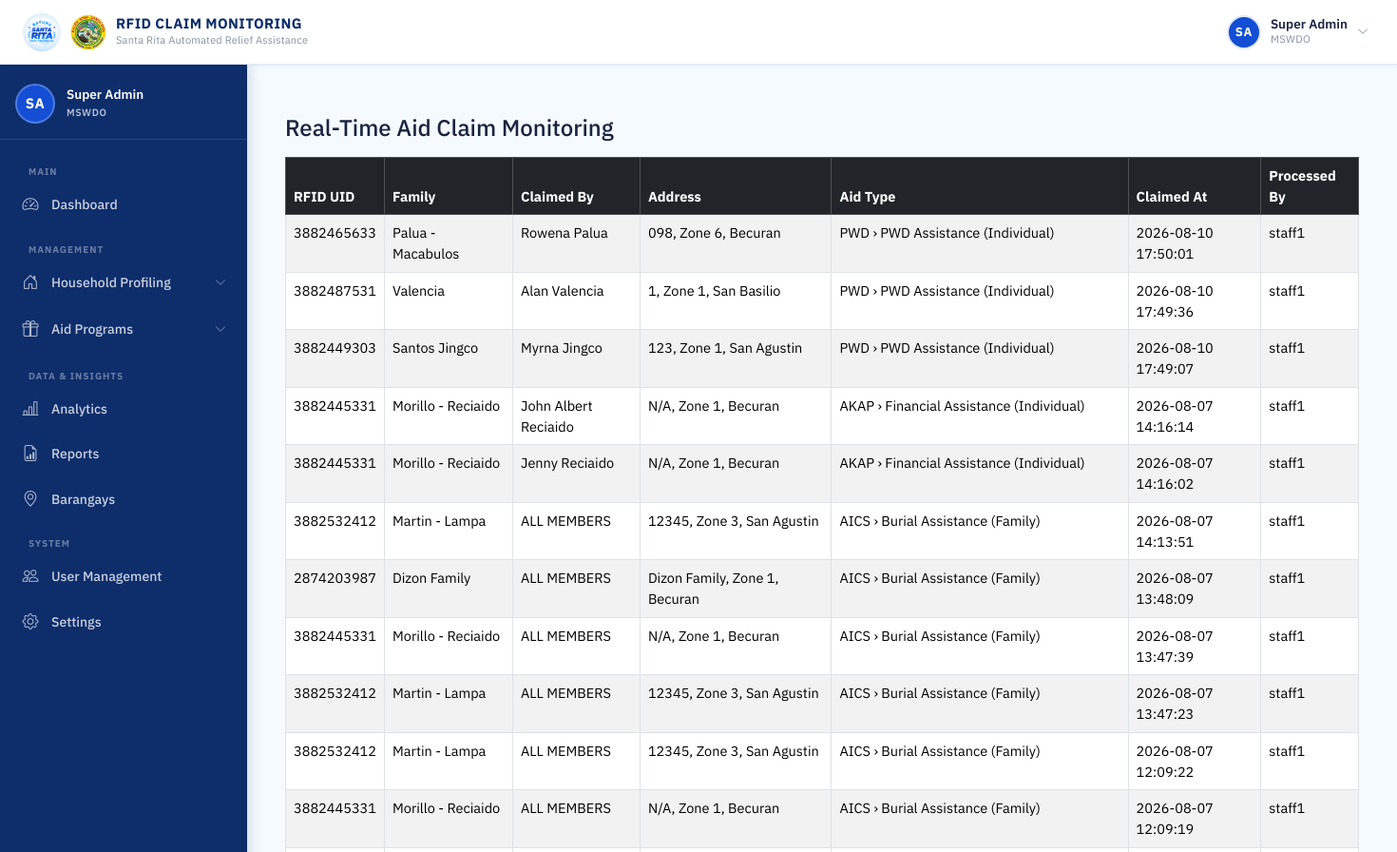
The app's page /mswdo/rfid/monitoring/ (signed in, upper part), older data.
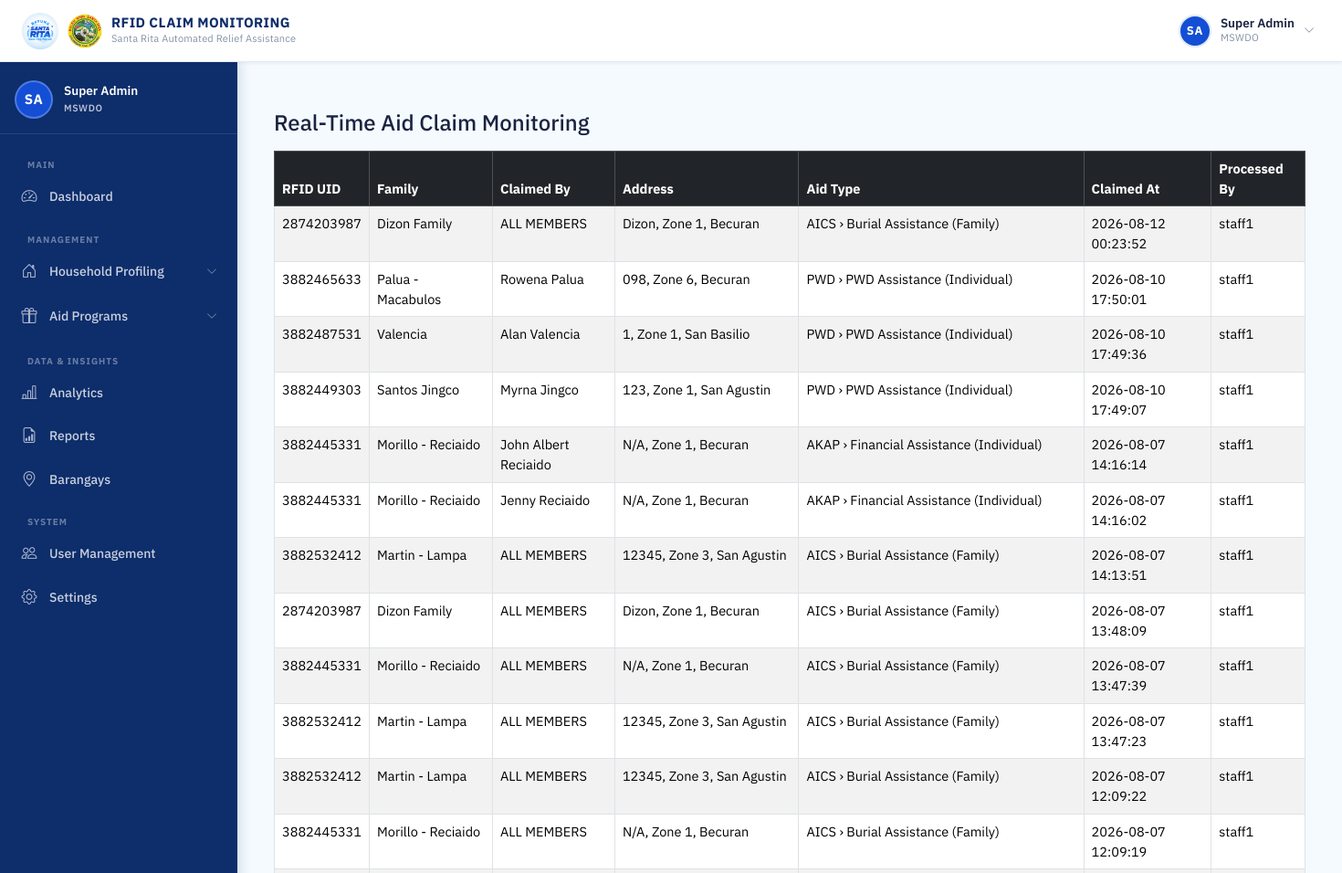
The same page, newer data.
### households/models.py (models this page shows, shortened)
class Family(models.Model):
    household = models.ForeignKey(Household, on_delete=models.CASCADE, related_name='families')
    family_name = models.CharField(max_length=100)
    rfid_uid = models.CharField(
        max_length=50,
        unique=True,
        null=True,
        blank=True
    )
    is_active = models.BooleanField(default=True)
    is_archived = models.BooleanField(default=False)
    archived_at = models.DateTimeField(null=True, blank=True)
    archived_by = models.ForeignKey(settings.AUTH_USER_MODEL, on_delete=models.SET_NULL, null=True, blank=True, related_name='+')

### distribution/models.py (models this page shows, shortened)
class AidClaim(models.Model):
    family = models.ForeignKey(Family, on_delete=models.CASCADE)
    family_member = models.ForeignKey(
        FamilyMember,
        on_delete=models.SET_NULL,
        null=True,
        blank=True,
        help_text="Required for individual-based assistance"
    )
    assistance = models.ForeignKey(
        Assistance,
        on_delete=models.SET_NULL,
        null=True,
        blank=True,
        related_name='claims'
    )
    CLAIM_TYPE_CHOICES = (
        ('DISTRIBUTION', 'Distribution Event'),
        ('WALK_IN', 'Walk-in / Office Visit'),
    )
    claim_type = models.CharField(
        max_length=20,
        choices=CLAIM_TYPE_CHOICES,
        default='DISTRIBUTION'
    )
    schedule = models.ForeignKey('AidSchedule', on_delete=models.CASCADE, null=True)
    claimed_at = models.DateTimeField(auto_now_add=True)
    created_by = models.ForeignKey(
            settings.AUTH_USER_MODEL,
            on_delete=models.SET_NULL,
            null=True,
            blank=True,
            related_name='processed_claims'
        )

### accounts/models.py (models this page shows, shortened)
class User(AbstractUser):
    ROLE_CHOICES = (
        ('MSWDO', 'MSWDO Admin'),
        ('MSWDO_STAFF', 'MSWDO Staff'),
        ('BARANGAY', 'Barangay Admin'),
    )
    email = models.EmailField(unique=True)
    role = models.CharField(max_length=20, choices=ROLE_CHOICES)
    barangay = models.ForeignKey(
        'Barangay', on_delete=models.SET_NULL, blank=True, null=True, related_name='users'
    )
    is_active = models.BooleanField(default=True)
    middle_name = models.CharField(max_length=150, blank=True)
    suffix = models.CharField(max_length=10, blank=True, null=True)
    position = models.CharField(max_length=100, blank=True)
    birth_place = models.CharField(max_length=200, blank=True)
    CIVIL_STATUS_CHOICES = (
        ('SINGLE', 'Single'),
        ('MARRIED', 'Married'),
        ('WIDOWED', 'Widowed'),
        ('SEPARATED', 'Separated'),
        ('ANNULLED', 'Annulled'),
    )
    civil_status = models.CharField(max_length=20, choices=CIVIL_STATUS_CHOICES, blank=True)
    citizenship = models.CharField(max_length=100, blank=True, default='Filipino')
    must_change_password = models.BooleanField(default=False)
    SEX_CHOICES = (
        ('M', 'Male'),
        ('F', 'Female'),
    )
    sex = models.CharField(max_length=1, choices=SEX_CHOICES, blank=True)
    birthdate = models.DateField(blank=True, null=True)
    contact_number = models.CharField(
        max_length=13,
        blank=True,
        validators=[
            RegexValidator(
                regex=r'^(09|\+639)\d{9}$',
                message="Phone number must be entered in the format: '09XXXXXXXXX' or '+639XXXXXXXXX'."
            )
        ]
    )
    profile_image = models.ImageField(upload_to=user_profile_image_path, blank=True, null=True)

### monitoring/views.py (the view)
# urls.py: path('mswdo/rfid/monitoring/', views.rfid_claim_monitoring, name='rfid_claim_monitoring'),
@login_required
@session_protected
@mswdo_or_staff_required
def rfid_claim_monitoring(request):
    claims = AidClaim.objects.select_related(
        'family',
        'family__household',
        'family__household__zone',
        'family__household__barangay',
        'family_member',
        'created_by'
    ).order_by('-claimed_at')
    is_staff_scoped = (request.user.role == 'MSWDO_STAFF')
    if is_staff_scoped:
        claims = claims.filter(created_by=request.user)
    monitoring_data = []
    for claim in claims:
        monitoring_data.append({
            'rfid_uid': claim.family.rfid_uid,
            'family_name': claim.family.family_name,
            'member_name': (
                f"{claim.family_member.first_name} {claim.family_member.last_name}"
                if claim.family_member else "ALL MEMBERS"
            ),
            'address': claim.family.household.address,
            'aid_type': str(claim.assistance) if claim.assistance else 'N/A',
            'claimed_at': claim.claimed_at,
            'processed_by': (
                claim.created_by.username
                if claim.created_by else "System"
            ),
        })
    return render(request, 'monitoring/rfid_claim_monitoring.html', {
        'claims': monitoring_data,
        'is_staff_scoped': is_staff_scoped
    })

### accounts/context_processors.py (called while the page is built)
def auth_required(request):
    return {
        'requires_auth': request.user.is_authenticated
    }

### households/models.py (called while the page is built)
    @property
    def address(self):
        return f"{self.house_number}, {self.zone.name}, {self.barangay.name}"

### programs/models.py (called while the page is built)
    def __str__(self):
        return f"{self.program.name} › {self.aid_category.name} ({self.get_beneficiary_type_display()})"

### monitoring/templates/monitoring/rfid_claim_monitoring.html
{% extends "base.html" %}
{% block navbar_title %}
RFID CLAIM MONITORING
{% endblock %}
{% block content %}
<div class="container mt-4">
  <h4 class="mb-3">Real-Time Aid Claim Monitoring</h4>
  <div class="table-responsive">
    <table class="table table-bordered table-striped">
      <thead class="table-dark">
        <tr>
          <th>RFID UID</th>
          <th>Family</th>
          <th>Claimed By</th>
          <th>Address</th>
          <th>Aid Type</th>
          <th>Claimed At</th>
          <th>Processed By</th>
        </tr>
      </thead>
      <tbody>
        {% for c in claims %}
          <tr>
            <td>{{ c.rfid_uid }}</td>
            <td>{{ c.family_name }}</td>
            <td>{{ c.member_name }}</td>
            <td>{{ c.address }}</td>
            <td>{{ c.aid_type }}</td>
            <td>{{ c.claimed_at|date:"Y-m-d H:i:s" }}</td>
            <td>{{ c.processed_by }}</td>
          </tr>
        {% empty %}
          <tr>
            <td colspan="7" class="text-center">No claims yet.</td>
          </tr>
        {% endfor %}
      </tbody>
    </table>
  </div>
</div>
{% endblock %}

Row changes from the older to the newer data that the page shows:
added AidClaim: claimed_at "2026-08-12 00:23:52"
Text that changed along with them:
new list line: "2874203987 Dizon Family"
new list line: "ALL MEMBERS Dizon, Zone 1, Becuran AICS › Burial Assistance (Family)"
new list line: "staff1"
new list line: "2026-08-07 13:48:09"
list line gone: "2874203987 Dizon Family"
list line gone: "ALL MEMBERS Dizon Family, Zone 1, Becuran AICS › Burial Assistance (Family)"
list line gone: "2026-08-07 13:48:09"
list line gone: "staff1"
